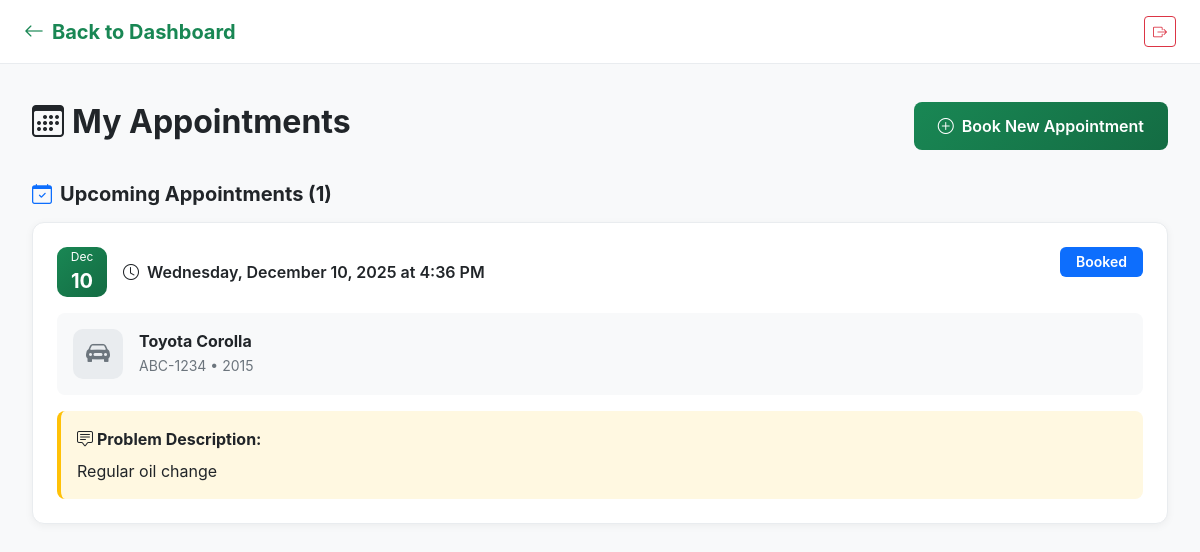
Page /appointments/view_appointments.php (signed in) on the committed database.
### tables this page shows
CREATE TABLE IF NOT EXISTS appointments (
    appointment_id       INT AUTO_INCREMENT PRIMARY KEY,
    customer_id          INT NOT NULL,
    vehicle_id           INT NOT NULL,
    appointment_datetime DATETIME NOT NULL,
    problem_description  TEXT,
    status               VARCHAR(20) DEFAULT 'booked',
    created_by_staff_id  INT,
    created_at           DATETIME DEFAULT CURRENT_TIMESTAMP,
    FOREIGN KEY (customer_id) REFERENCES customers(customer_id)
        ON DELETE CASCADE,
    FOREIGN KEY (vehicle_id) REFERENCES vehicles(vehicle_id)
        ON DELETE CASCADE,
    FOREIGN KEY (created_by_staff_id) REFERENCES staff(staff_id)
        ON DELETE SET NULL
);

CREATE TABLE IF NOT EXISTS vehicles (
    vehicle_id      INT AUTO_INCREMENT PRIMARY KEY,
    customer_id     INT NOT NULL,
    registration_no VARCHAR(20) NOT NULL UNIQUE,
    brand           VARCHAR(50),
    model           VARCHAR(50),
    year            INT,
    vehicle_type    VARCHAR(30),   
    FOREIGN KEY (customer_id) REFERENCES customers(customer_id)
        ON DELETE CASCADE
);

### appointments/view_appointments.php (the view, shortened to what this page needs)
<?php
require_once __DIR__ . "/../config/db.php";
$customer_id = $_SESSION['customer_id'];
$appointments_stmt = $conn->prepare("
    SELECT a.*, v.registration_no, v.brand, v.model, v.year
    FROM appointments a
    LEFT JOIN vehicles v ON a.vehicle_id = v.vehicle_id
    WHERE a.customer_id = ?
    ORDER BY a.appointment_datetime DESC
");
$appointments_stmt->bind_param("i", $customer_id);
$appointments_stmt->execute();
$appointments = $appointments_stmt->get_result()->fetch_all(MYSQLI_ASSOC);
$upcoming = [];
$completed = [];
$cancelled = [];
foreach ($appointments as $appointment) {
    if ($appointment['status'] === 'completed') {
        $completed[] = $appointment;
    } elseif ($appointment['status'] === 'cancelled') {
        $cancelled[] = $appointment;
    } else {
        $upcoming[] = $appointment;
    }
}
?>
<!DOCTYPE html>
<html lang="en">
<head>
    <link href="https://cdn.jsdelivr.net/npm/bootstrap@5.3.0/dist/css/bootstrap.min.css" rel="stylesheet">
    <link rel="stylesheet" href="https://cdn.jsdelivr.net/npm/bootstrap-icons@1.11.0/font/bootstrap-icons.css">
</head>
<body>
    <nav class="top-nav">
        <a href="../public/customer_dashboard.php" class="nav-brand">
            <i class="bi bi-arrow-left me-2"></i>Back to Dashboard
        </a>
        <a href="../public/customer_logout.php" class="btn btn-sm btn-outline-danger">
            <i class="bi bi-box-arrow-right"></i>
        </a>
    </nav>
    <div class="main-content">
        <div class="page-header">
            <h1 class="page-title">
                <i class="bi bi-calendar3 me-2"></i>My Appointments
            </h1>
            <a href="book.php" class="btn-primary-custom">
                <i class="bi bi-plus-circle"></i>Book New Appointment
            </a>
        </div>
        <div class="appointments-section">
            <h2 class="section-title">
                <i class="bi bi-calendar-check text-primary"></i>
                Upcoming Appointments (<?php echo count($upcoming); ?>)
            </h2>
            <?php if (empty($upcoming)): ?>
                <div class="empty-state">
                    <i class="bi bi-calendar-x"></i>
                    <h3>No Upcoming Appointments</h3>
                    <p class="text-muted mb-3">Book an appointment to get started!</p>
                    <a href="book.php" class="btn btn-primary-custom">
                        <i class="bi bi-plus-circle me-2"></i>Book Appointment
                    </a>
                </div>
            <?php else: ?>
                <?php foreach ($upcoming as $appt):
                    $datetime = new DateTime($appt['appointment_datetime']);
                ?>
                    <div class="appointment-card">
                        <div class="appointment-header">
                            <div class="d-flex align-items-center gap-3">
                                <div class="date-icon">
                                    <div><?php echo $datetime->format('M'); ?></div>
                                    <div class="day"><?php echo $datetime->format('d'); ?></div>
                                </div>
                                <div>
                                    <div class="appointment-date">
                                        <i class="bi bi-clock"></i>
                                        <?php echo $datetime->format('l, F j, Y \a\t g:i A'); ?>
                                    </div>
                                </div>
                            </div>
                            <span class="badge bg-<?php
                                echo $appt['status'] === 'booked' ? 'primary' :
                                    ($appt['status'] === 'confirmed' ? 'success' : 'warning');
                            ?>">
                                <?php echo ucfirst($appt['status']); ?>
                            </span>
                        </div>
                        <div class="vehicle-info">
                            <div class="vehicle-icon">
                                <i class="bi bi-car-front-fill"></i>
                            </div>
                            <div class="vehicle-details">
                                <h4><?php echo htmlspecialchars($appt['brand'] . ' ' . $appt['model']); ?></h4>
                                <p><?php echo htmlspecialchars($appt['registration_no'] . ' • ' . $appt['year']); ?></p>
                            </div>
                        </div>
                        <div class="problem-description">
                            <strong><i class="bi bi-chat-square-text me-1"></i>Problem Description:</strong>
                            <?php echo htmlspecialchars($appt['problem_description']); ?>
                        </div>
                    </div>
                <?php endforeach; ?>
            <?php endif; ?>
        </div>
    </div>
</body>
</html>

### appointments/view_appointments.php (style rules this page uses)
:root { --primary-color: #198754; --primary-dark: #146c43; }
* { margin: 0; padding: 0; box-sizing: border-box; }
body { font-family: -apple-system, BlinkMacSystemFont, 'Segoe UI', Roboto, 'Helvetica Neue', Arial, sans-serif; background: #f8f9fa; }
.top-nav { background: white; border-bottom: 1px solid #e9ecef; padding: 1rem 1.5rem; position: fixed; top: 0; left: 0; right: 0; z-index: 1000; display: flex; justify-content: space-between; align-items: center; }
.nav-brand { font-size: 1.25rem; font-weight: 700; color: var(--primary-color); text-decoration: none; }
.main-content { margin-top: 70px; padding: 2rem; max-width: 1200px; margin-left: auto; margin-right: auto; }
.page-header { margin-bottom: 2rem; display: flex; justify-content: space-between; align-items: center; }
.page-title { font-size: 2rem; font-weight: 700; color: #212529; }
.btn-primary-custom { background: linear-gradient(135deg, var(--primary-color), var(--primary-dark)); border: none; color: white; padding: 0.75rem 1.5rem; border-radius: 8px; font-weight: 600; text-decoration: none; display: inline-flex; align-items: center; gap: 0.5rem; transition: transform 0.2s; }
.appointments-section { margin-bottom: 2rem; }
.section-title { font-size: 1.25rem; font-weight: 700; color: #212529; margin-bottom: 1rem; display: flex; align-items: center; gap: 0.5rem; }
.appointment-card { background: white; border-radius: 12px; padding: 1.5rem; margin-bottom: 1rem; box-shadow: 0 2px 8px rgba(0, 0, 0, 0.05); border: 1px solid #e9ecef; transition: transform 0.2s, box-shadow 0.2s; }
.appointment-header { display: flex; justify-content: space-between; align-items: start; margin-bottom: 1rem; flex-wrap: wrap; gap: 1rem; }
.appointment-date { display: flex; align-items: center; gap: 0.5rem; font-weight: 600; color: #212529; }
.date-icon { width: 50px; height: 50px; background: linear-gradient(135deg, var(--primary-color), var(--primary-dark)); color: white; border-radius: 10px; display: flex; flex-direction: column; align-items: center; justify-content: center; font-size: 0.75rem; }
.date-icon .day { font-size: 1.25rem; font-weight: 700; }
.badge { padding: 0.5rem 1rem; border-radius: 6px; font-weight: 600; font-size: 0.875rem; }
.vehicle-info { display: flex; align-items: center; gap: 1rem; padding: 1rem; background: #f8f9fa; border-radius: 8px; margin-bottom: 1rem; }
.vehicle-icon { width: 50px; height: 50px; background: #e9ecef; border-radius: 10px; display: flex; align-items: center; justify-content: center; font-size: 1.5rem; color: #6c757d; }
.vehicle-details h4 { font-size: 1rem; font-weight: 700; margin-bottom: 0.25rem; color: #212529; }
.vehicle-details p { margin: 0; font-size: 0.875rem; color: #6c757d; }
.problem-description { padding: 1rem; background: #fff8e1; border-left: 4px solid #ffc107; border-radius: 8px; margin-top: 1rem; }
.problem-description strong { display: block; margin-bottom: 0.5rem; color: #212529; }

### rows in the picture
appointments: appointment_datetime "Dec", appointment_datetime "10", appointment_datetime "Wednesday, December 10, 2025 at 4:36 PM", status "Booked", vehicle.model "Toyota Corolla", vehicle.year "ABC-1234 • 2015", problem_description "Regular oil change"

### other values in the picture
count($upcoming) "1"
